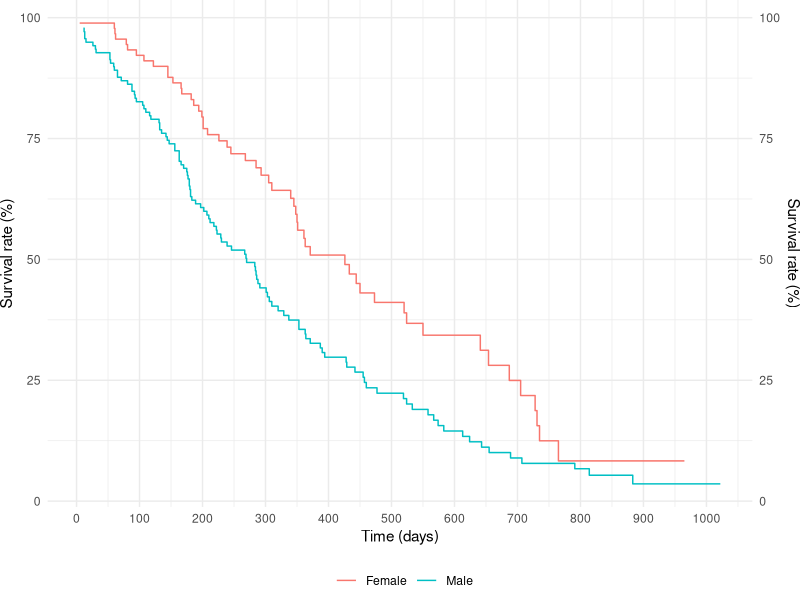

Write R code to recreate this figure.
## ---- chunk 1
#| eval: true
#| echo: false
#| warning: false
#| fig-cap: Survival curve for patients with advanced lung cancer at different institutes.
# Packages
library(dplyr)
library(broom)
library(ggplot2)
library(scales)

# Data
## Get data
data(cancer, package = "survival")

## Transform and select data
data_f <- lung |>
  dplyr::select(-c(ph.ecog, ph.karno, pat.karno, meal.cal, wt.loss)) |>
  dplyr::mutate(sex = dplyr::if_else(sex == 1, "Male", "Female")) |>
  dplyr::mutate_at(.vars = c("sex", "status"), .funs = as.factor)

# Model
# * status == 2: event, status == 1: censored
surv_fit <- survival::survfit(survival::Surv(time, status == 2) ~ strata(sex), data_f)

## Data
surv_data <- surv_fit |>
  broom::tidy() |>
  dplyr::mutate(strata = gsub("strata\\(sex\\)=", "", strata)) |>
  dplyr::mutate(
    TIME = time,
    SURV = estimate * 1E2,
    CIF = 1E2 - SURV
  ) |>
  dplyr::rename(SEX = strata)

# Plot
## Aesthetics
time_lim <- c(min(surv_data$TIME), max(surv_data$TIME))

## Graph
surv_data |>
  ggplot2::ggplot(ggplot2::aes(x = TIME, y = SURV, color = SEX, group = SEX, fill = SEX)) +
  ggplot2::xlab("Time (days)") + 
  ggplot2::ylab(label = "Survival rate (%)") + 
  ggplot2::geom_step() +
  ggplot2::scale_x_continuous(breaks = scales::pretty_breaks(n = 10)) +
  ggplot2::coord_cartesian(xlim = time_lim) +
  ggplot2::theme_minimal() +
  ggplot2::guides(color = ggplot2::guide_legend(title = "")) +
  ggplot2::theme(
    plot.margin = margin(b = 0, unit = "pt"),
    legend.position = "bottom",
    legend.background = element_rect(color = NA)
  ) +
  ggplot2::scale_y_continuous(sec.axis = dup_axis())
